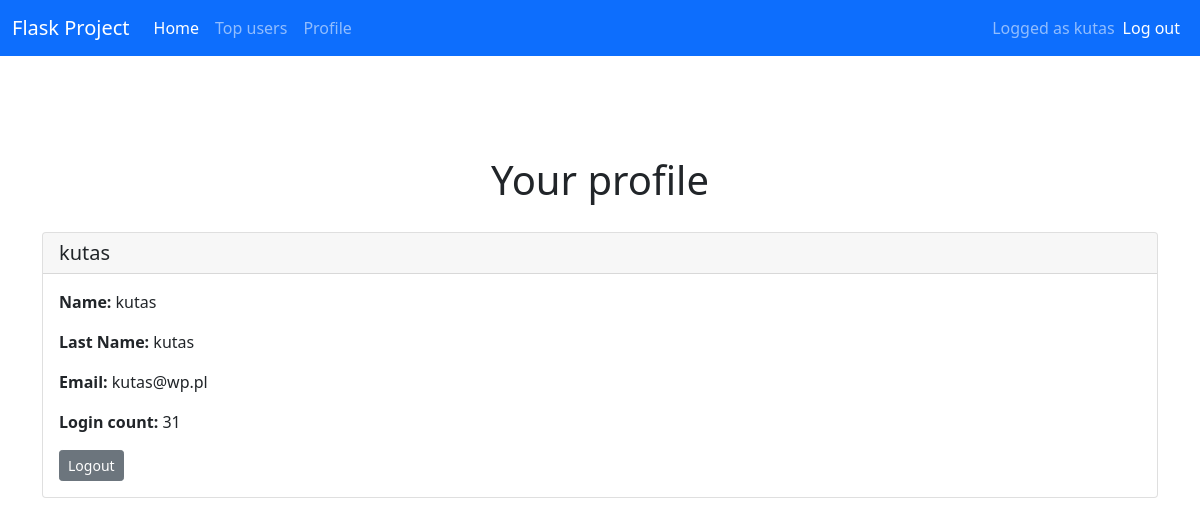
The app's page /profile (signed in), older data.
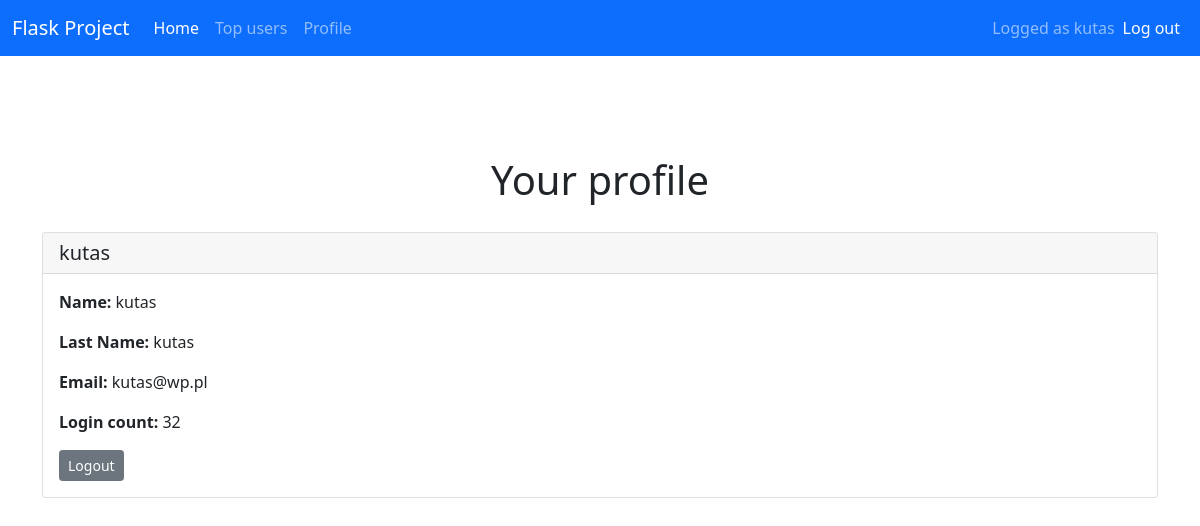
The same page, newer data.
### app.py (models this page shows)
class User(db.Model, UserMixin):
    id = db.Column(db.Integer, primary_key = True)
    email = db.Column(db.String(30), nullable=False, unique=True)
    name = db.Column(db.String(20), nullable=False)
    last_name = db.Column(db.String(20), nullable=False)
    password = db.Column(db.String(80), nullable=False)
    login_count = db.Column(db.Integer, nullable=False, default=0)
    isAdmin = db.Column(db.Boolean(), nullable=False, default=False)

### app.py (the view)
@app.route('/profile', methods=['GET', 'POST'])
@login_required
def profile():
    user = current_user
    return render_template('profile.html')

### app.py (called while the page is built)
@login_manager.user_loader
def load_user(user_id):
    return User.query.get(int(user_id))

### templates/profile.html
{% extends "base.html" %} {% block title %}profile{% endblock %}
{% block content %}
<h1>Your profile</h1>
<div class="card">
  <h5 class="card-header">{{ current_user.name }}</h5>
  <div class="card-body">
    <p class="card-text"><b>Name:</b> {{ current_user.name }}</p>
    <p class="card-text"><b>Last Name:</b> {{ current_user.last_name }}</p>
    <p class="card-text"><b>Email:</b> {{ current_user.email }}</p>
    <p class="card-text"><b>Login count:</b> {{ current_user.login_count }}</p>
    <a href="{{url_for('logout')}}" class="btn btn-secondary btn-sm">Logout</a>
  </div>
</div>
{% endblock %}

### templates/base.html (shortened to what this page needs)
<!DOCTYPE html>
<html lang="pl">
  <head>
    {% block styles %}
    <link
      rel="stylesheet"
      href="{{url_for('.static', filename='styles/base.css')}}"
    />
    <link
      href="https://cdn.jsdelivr.net/npm/bootstrap@5.1.3/dist/css/bootstrap.min.css"
      rel="stylesheet"
    />
    {% endblock %}
  </head>
  <body>
    <nav class="navbar navbar-expand-lg navbar-dark bg-primary">
      <div class="container-fluid">
        <a class="navbar-brand" href="{{url_for('home')}}">Flask Project</a>
        <div class="collapse navbar-collapse" id="navbarText">
          <ul class="navbar-nav me-auto mb-2 mb-lg-0">
            <li class="nav-item">
              <a class="nav-link active"
                aria-current="page"
                href="{{url_for('home')}}"
                >Home</a>
            </li>
            <li class="nav-item">
              <a class="nav-link" href="{{url_for('topUsers')}}">Top users</a>
            </li>
            {% if current_user.is_authenticated %}
            <li class="nav-item">
              <a class="nav-link" href="{{url_for('profile')}}">Profile</a>
            </li>
            {% endif %}
          </ul>
          {% if current_user.is_authenticated %}
          <span class="navbar-text">
            Logged as {{current_user.name }}
            </span>
            <span class="navbar-item">
              <ul class="navbar-nav me-auto mb-2 mb-lg-0">
                <li class="nav-item">
                  <a
                    class="nav-link active"
                    aria-current="page"
                    href="{{url_for('logout')}}"
                    >Log out</a
                  >
                </li>
              </ul>
            </span>
            {% endif %}
        </div>
      </div>
    </nav>
    <div class="container">{% block content %} {% endblock %}</div>
  </body>
</html>

Row changes from the older to the newer data that the page shows:
changed User "kutas": login_count "31" → "32"
